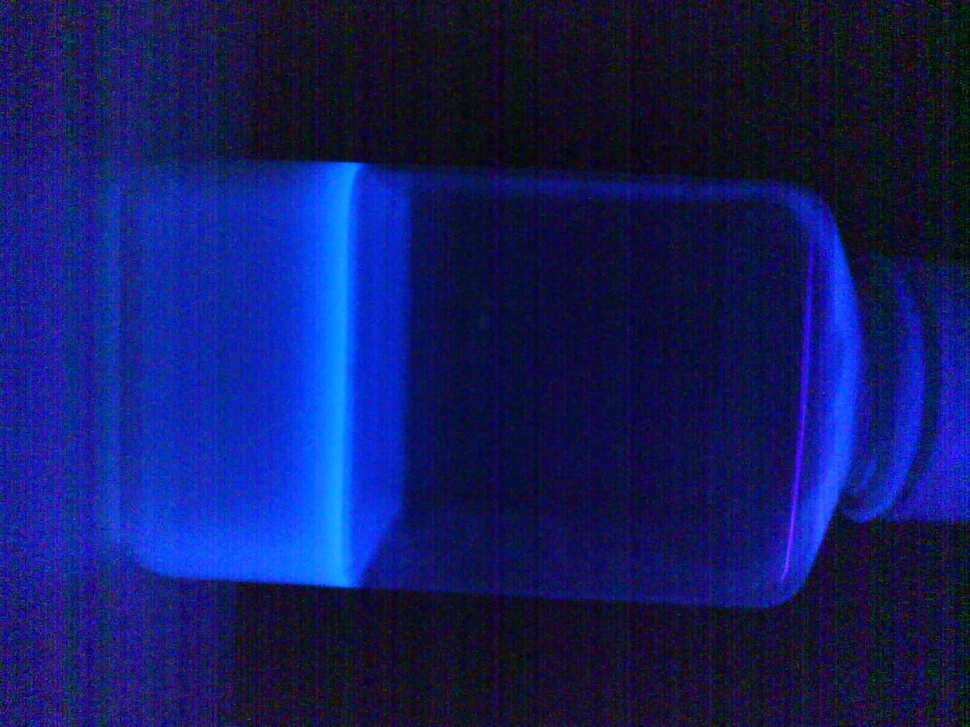
%> input picture MATLAB/Enterolert/Photo20250606161858.jpg, 970 x 727 px, shrunk from 1600 x 1200 before the run
$ octave --eval "SimpleColorDetectionByHue;"   (GNU Octave 9; MATLAB toolbox functions it lacks are replaced by stand-ins)
%> lines starting %> are read from the running program, lines starting %| are printed output that depends on the picture
% Load the image

%img = imread("Pics/Blue_pen.jpg");

% Demo macro to very, very simple color detection in
% HSV (Hue, Saturation, Value) color space.
% Requires the Image Processing Toolbox.  Developed under MATLAB R2014a.
%
function SimpleColorDetectionByHue()
clc;	% Clear command window.
clear;	% Delete all variables.
close all;	% Close all figure windows except those created by imtool.
imtool close all;	% Close all figure windows created by imtool.
workspace;	% Make sure the workspace panel is showing.

% Change the current folder to the folder of this m-file.
% (The "cd" line of code below is from Brett Shoelson of The Mathworks.)
if(~isdeployed)
	cd(fileparts(which(mfilename))); % From Brett
end

ver % Display user's toolboxes in their command window.

% Introduce the demo, and ask user if they want to continue or exit.
message = sprintf('This demo will illustrate very simple color detection\nin HSV color space.\nIt requires the Image Processing Toolbox.\nDo you wish to continue?');
reply = questdlg(message, 'Run Demo?', 'OK','Cancel', 'OK');
%> the answer given: OK
if strcmpi(reply, 'Cancel')
	% User canceled so exit.
	return;
end

try
	% Check that user has the Image Processing Toolbox installed.
	hasIPT = license('test', 'image_toolbox');
	if ~hasIPT
		% User does not have the toolbox installed.
		message = sprintf('Sorry, but you do not seem to have the Image Processing Toolbox.\nDo you want to try to continue anyway?');
		reply = questdlg(message, 'Toolbox missing', 'Yes', 'No', 'Yes');
%> the answer given: Yes
		if strcmpi(reply, 'No')
			% User said No, so exit.
			return;
		end
	end

	% Continue with the demo.  Do some initialization stuff.
	close all;
	fontSize = 16;
	figure;
	% Maximize the figure.
	set(gcf, 'units','normalized','outerposition',[0 0 1 1]);

	% Change the current folder to the folder of this m-file.
	% (The line of code below is from Brett Shoelson of The Mathworks.)
	if(~isdeployed)
		cd(fileparts(which(mfilename)));
	end

	% They want to pick their own.
	% Change default directory to the one containing the standard demo images for the MATLAB Image Processing Toolbox.
	originalFolder = pwd;
	folder = pwd;
	if ~exist(folder, 'dir')
		folder = pwd;
	end
	cd(folder);
	% Browse for the image file.
	[baseFileName, folder] = uigetfile('*.jpg', 'Specify an image file');
%> the answer given: Enterolert/Photo20250606161858.jpg
	fullImageFileName = fullfile(folder, baseFileName);
	% Set current folder back to the original one.
	cd(originalFolder);
	selectedImage = 'My own image'; % Need for the if threshold selection statement later.

	% Check to see that the image exists.  (Mainly to check on the demo images.)
	if ~exist(fullImageFileName, 'file')
		message = sprintf('This file does not exist:\n%s', fullImageFileName);
		uiwait(msgbox(message));
		return;
	end

	% Read in image into an array.
	[rgbImage, storedColorMap] = imread(fullImageFileName);
%> rgbImage is the input picture: size 727x970x3 uint8; mean R, G, B 18, 27, 98
%> storedColorMap = []
	[rows, columns, numberOfColorBands] = size(rgbImage);
%> rows = 727; columns = 970; numberOfColorBands = 3
	% If it's monochrome (indexed), convert it to color.
	% Check to see if it's an 8-bit image needed later for scaling).
	if strcmpi(class(rgbImage), 'uint8')
		% Flag for 256 gray levels.
		eightBit = true;
	else
		eightBit = false;
	end
	if numberOfColorBands == 1
		if isempty(storedColorMap)
			% Just a simple gray level image, not indexed with a stored color map.
			% Create a 3D true color image where we copy the monochrome image into all 3 (R, G, & B) color planes.
			rgbImage = cat(3, rgbImage, rgbImage, rgbImage);
		else
			% It's an indexed image.
			rgbImage = ind2rgb(rgbImage, storedColorMap);
			% ind2rgb() will convert it to double and normalize it to the range 0-1.
			% Convert back to uint8 in the range 0-255, if needed.
			if eightBit
				rgbImage = uint8(255 * rgbImage);
			end
		end
	end

	% Display the original image.
	subplot(3, 4, 1);
	hRGB = imshow(rgbImage);
	% Set up an infor panel so you can mouse around and inspect the value values.
	hrgbPI = impixelinfo(hRGB);
	set(hrgbPI, 'Units', 'Normalized', 'Position',[.15 .69 .15 .02]);
	drawnow; % Make it display immediately.
	if numberOfColorBands > 1
		title('Original Color Image', 'FontSize', fontSize);
	else
		caption = sprintf('Original Indexed Image\n(converted to true color with its stored colormap)');
		title(caption, 'FontSize', fontSize);
	end

	% Convert RGB image to HSV
	hsvImage = rgb2hsv(rgbImage);
%> hsvImage: size 727x970x3 double; mean H, S, V 0.649, 0.789, 0.386
	% Extract out the H, S, and V images individually
	hImage = hsvImage(:,:,1);
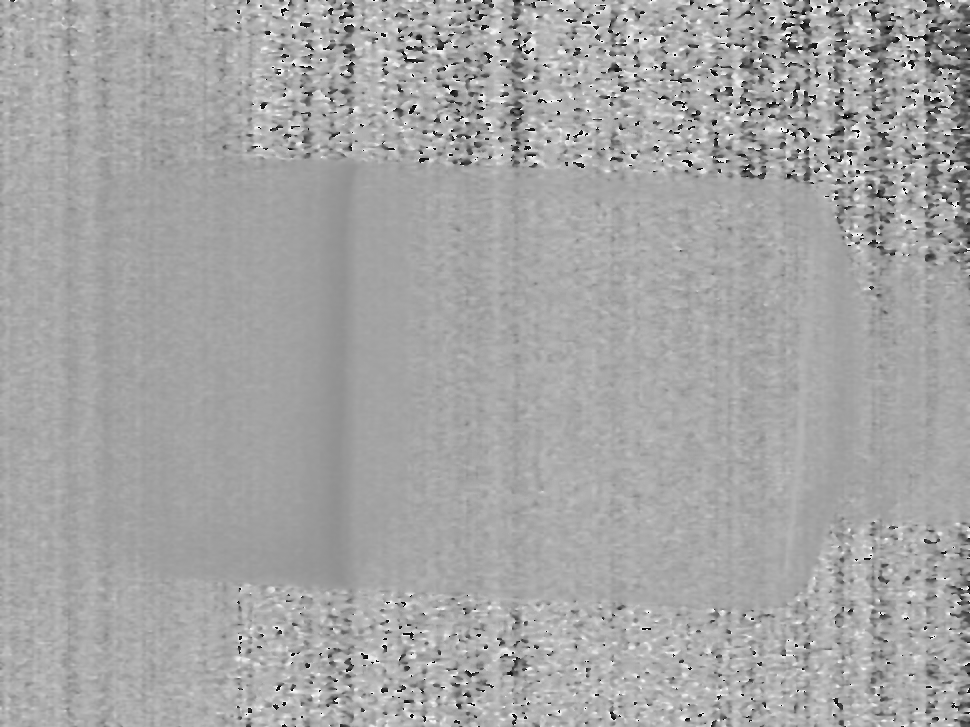
%> hImage: size 727x970 double; min 0, max 0.996, mean 0.649
	sImage = hsvImage(:,:,2);
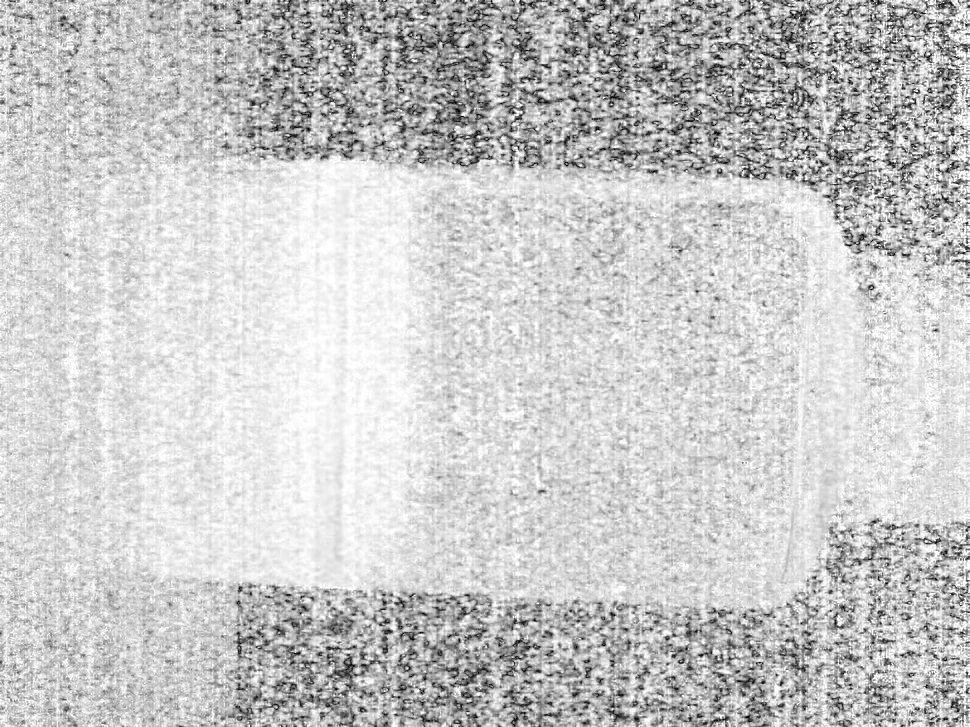
%> sImage: size 727x970 double; min 0, max 1, mean 0.789
	vImage = hsvImage(:,:,3);
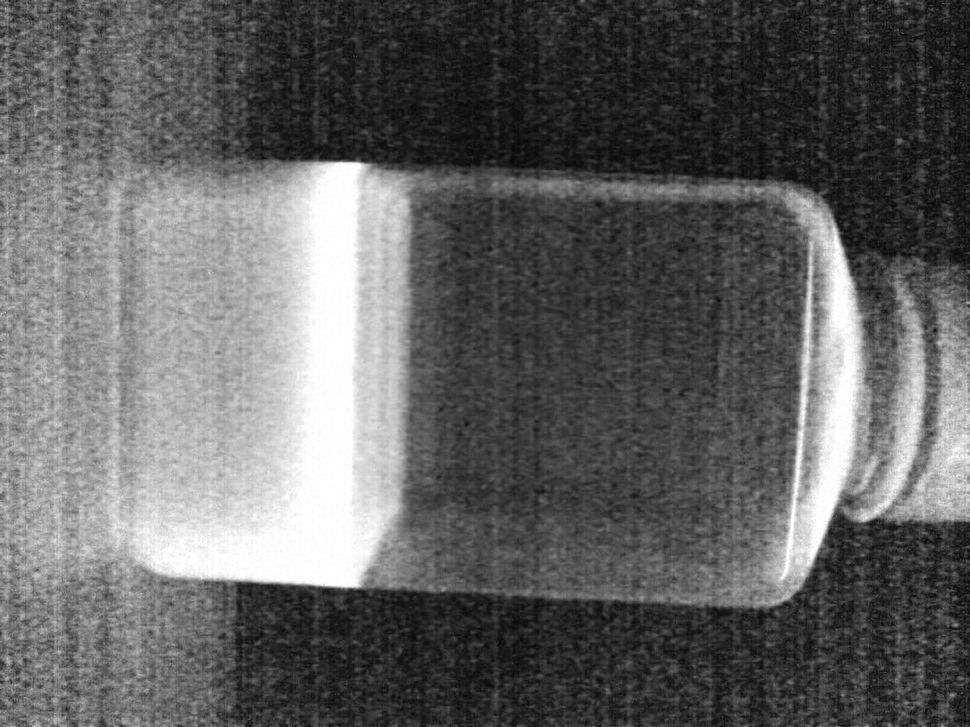
%> vImage: size 727x970 double; min 0.0157, max 1, mean 0.386

	% Display the hue image.
	subplot(3, 4, 2);
	h1 = imshow(hImage);
	title('Hue Image', 'FontSize', fontSize);
	% Set up an infor panel so you can mouse around and inspect the hue values.
	hHuePI = impixelinfo(h1);
	set(hHuePI, 'Units', 'Normalized', 'Position',[.34 .69 .15 .02]);

	% Display the saturation image.
	h2 = subplot(3, 4, 3);
	imshow(sImage);
	title('Saturation Image', 'FontSize', fontSize);
	% Set up an infor panel so you can mouse around and inspect the saturation values.
	hSatPI = impixelinfo(h2);
	set(hSatPI, 'Units', 'Normalized', 'Position',[.54 .69 .15 .02]);

	% Display the value image.
	h3 = subplot(3, 4, 4);
	imshow(vImage);
	title('Value Image', 'FontSize', fontSize);
	% Set up an infor panel so you can mouse around and inspect the value values.
	hValuePI = impixelinfo(h3);
	set(hValuePI, 'Units', 'Normalized', 'Position',[.75 .69 .15 .02]);

	message = sprintf('These are the individual HSV color bands.\nNow we will compute the image histograms.');
	reply = questdlg(message, 'Continue with Demo?', 'OK','Cancel', 'OK');
%> the answer given: OK
	if strcmpi(reply, 'Cancel')
		% User canceled so exit.
		return;
	end

	% Compute and plot the histogram of the "hue" band.
	hHuePlot = subplot(3, 4, 6);
	[hueCounts, hueBinValues] = imhist(hImage);
%> hueCounts = 256 values, max 37992 at index 165, min 0 at index 43, mean 2754.6; hueBinValues = 256 values from 0 to 1
	maxHueBinValue = find(hueCounts > 0, 1, 'last');
%> maxHueBinValue = 255
	maxCountHue = max(hueCounts);
%> maxCountHue = 37992
	% Display with area() rather than bar, due to bug in bar().  The bug, and workaround of using area(), are discussed in
	% http://www.mathworks.com/matlabcentral/answers/103538-why-does-a-bar-subplot-change-when-i-create-another-bar-subplot-on-the-same-figure-in-matlab-8-0-r
	% Supposedly it's been fixed in R2014b.
% 	bar(hueBinValues, hueCounts, 'r');
	area(hueBinValues, hueCounts, 'FaceColor', 'r');
	grid on;
	xlabel('Hue Value');
	ylabel('Pixel Count');
	title('Histogram of Hue Image', 'FontSize', fontSize);

	% Compute and plot the histogram of the "saturation" band.
	hSaturationPlot = subplot(3, 4, 7);
	[saturationCounts, saturationBinValues] = imhist(sImage);
%> saturationCounts = 256 values, max 13707 at index 256, min 0 at index 2, mean 2754.6; saturationBinValues = 256 values from 0 to 1
	maxSaturationBinValue = find(saturationCounts > 0, 1, 'last');
%> maxSaturationBinValue = 256
	maxCountSaturation = max(saturationCounts);
%> maxCountSaturation = 13707
% 	bar(saturationBinValues, saturationCounts, 'g', 'BarWidth', 0.95);
	area(saturationBinValues, saturationCounts, 'FaceColor', 'g');
	grid on;
	xlabel('Saturation Value');
	ylabel('Pixel Count');
	title('Histogram of Saturation Image', 'FontSize', fontSize);

	% Compute and plot the histogram of the "value" band.
	hValuePlot = subplot(3, 4, 8);
	[valueCounts, valueBinValues] = imhist(vImage);
%> valueCounts = 256 values, max 14639 at index 256, min 0 at index 1, mean 2754.6; valueBinValues = 256 values from 0 to 1
	maxValueBinValue = find(valueCounts > 0, 1, 'last');
%> maxValueBinValue = 256
	maxCountValue = max(valueCounts);
%> maxCountValue = 14639
% 	bar(valueBinValues, valueCounts, 'b');
	area(valueBinValues, valueCounts, 'FaceColor', 'b');
	grid on;
	xlabel('Value Value');
	ylabel('Pixel Count');
	title('Histogram of Value Image', 'FontSize', fontSize);

	% Set all axes to be the same width and height.
	% This makes it easier to compare them.
	maxCount = max([maxCountHue,  maxCountSaturation, maxCountValue]);
%> maxCount = 37992
%> `SimpleColorDetectionByHue;`:
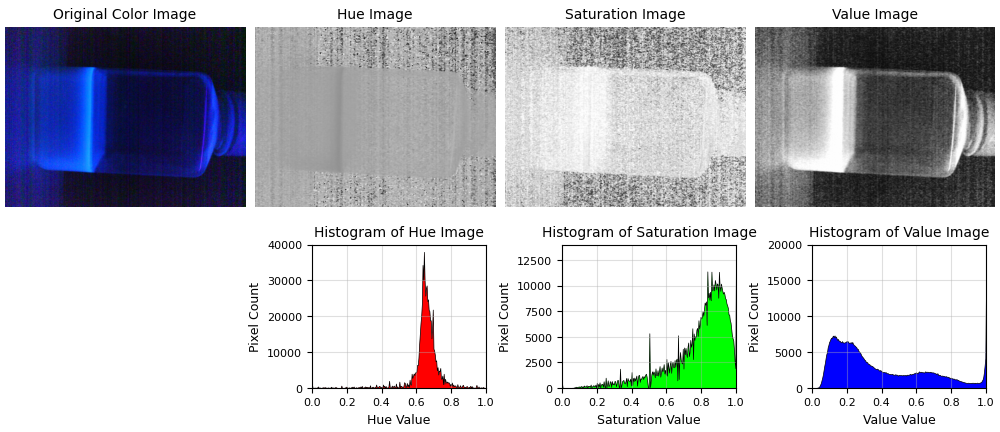
%> figure redrawn from the program's plot data, 7 panels
	axis([hHuePlot hSaturationPlot hValuePlot], [0 1 0 maxCount]);

	% Plot all 3 histograms in one plot.
	subplot(3, 4, 5);
	plot(hueBinValues, hueCounts, 'r', 'LineWidth', 2);
	grid on;
	xlabel('Values');
	ylabel('Pixel Count');
	hold on;
	plot(saturationBinValues, saturationCounts, 'g', 'LineWidth', 2);
	plot(valueBinValues, valueCounts, 'b', 'LineWidth', 2);
	title('Histogram of All Bands', 'FontSize', fontSize);
	maxGrayLevel = max([maxHueBinValue, maxSaturationBinValue, maxValueBinValue]);
	% Make x-axis to just the max gray level on the bright end.
	xlim([0 1]);

	% Now select thresholds for the 3 color bands.
	message = sprintf('Now we will select some color threshold ranges\nand display them over the histograms.');
	reply = questdlg(message, 'Continue with Demo?', 'OK','Cancel', 'OK');
	if strcmpi(reply, 'Cancel')
		% User canceled so exit.
		return;
	end

	% Assign the low and high thresholds for each color band.
	% Take a guess at the values that might work for the user's image.
	hueThresholdLow = 0.7; %0.1;
	hueThresholdHigh = 1; %0.7;
	saturationThresholdLow = 0.2;
	saturationThresholdHigh = 1.0;
	valueThresholdLow = 0;
	valueThresholdHigh = 1.0;
% [19 lines of commented-out code are left out]
	PlaceThresholdBars(6, hueThresholdLow, hueThresholdHigh);
	PlaceThresholdBars(7, saturationThresholdLow, saturationThresholdHigh);
	PlaceThresholdBars(8, valueThresholdLow, valueThresholdHigh);

	message = sprintf('Next we will apply each color band threshold range to its respective color band.');
	reply = questdlg(message, 'Continue with Demo?', 'OK','Cancel', 'OK');
	if strcmpi(reply, 'Cancel')
		% User canceled so exit.
		return;
	end

	% Now apply each color band's particular thresholds to the color band
	hueMask = (hImage <= hueThresholdLow) | (hImage >= hueThresholdHigh);
	saturationMask = (sImage >= saturationThresholdLow) & (sImage <= saturationThresholdHigh);
	valueMask = (vImage >= valueThresholdLow) & (vImage <= valueThresholdHigh);

	% Display the thresholded binary images.
	fontSize = 16;
	subplot(3, 4, 10);
	imshow(hueMask, []);
	title('=   Hue Mask', 'FontSize', fontSize);
	subplot(3, 4, 11);
	imshow(saturationMask, []);
	title('&   Saturation Mask', 'FontSize', fontSize);
	subplot(3, 4, 12);
	imshow(valueMask, []);
	title('&   Value Mask', 'FontSize', fontSize);
	% Combine the masks to find where all 3 are "true."
	% Then we will have the mask of only the red parts of the image.
	coloredObjectsMask = uint8(hueMask & saturationMask & valueMask);
	subplot(3, 4, 9);
	imshow(coloredObjectsMask, []);
	caption = sprintf('Mask of Only Regions\nof The Specified Color');
	title(caption, 'FontSize', fontSize);

	% Tell user that we're going to filter out small objects.
	smallestAcceptableArea = 100; % Keep areas only if they're bigger than this.
	message = sprintf('Note the small regions in the image in the lower left.\nNext we will eliminate regions smaller than %d pixels.', smallestAcceptableArea);
	reply = questdlg(message, 'Continue with Demo?', 'OK','Cancel', 'OK');
	if strcmpi(reply, 'Cancel')
		% User canceled so exit.
		return;
	end

	% Open up a new figure, since the existing one is full.
	figure;
	% Maximize the figure.
	set(gcf, 'units','normalized','outerposition',[0 0 1 1]);

	% Get rid of small objects.  Note: bwareaopen returns a logical.
	coloredObjectsMask = uint8(bwareaopen(coloredObjectsMask, smallestAcceptableArea));
	subplot(3, 3, 1);
	imshow(coloredObjectsMask, []);
	fontSize = 13;
	caption = sprintf('bwareaopen() removed objects\nsmaller than %d pixels', smallestAcceptableArea);
	title(caption, 'FontSize', fontSize);

	% Smooth the border using a morphological closing operation, imclose().
	structuringElement = strel('disk', 4);
	coloredObjectsMask = imclose(coloredObjectsMask, structuringElement);
	subplot(3, 3, 2);
	imshow(coloredObjectsMask, []);
	fontSize = 16;
	title('Border smoothed', 'FontSize', fontSize);

	% Fill in any holes in the regions, since they are most likely red also.
	coloredObjectsMask = imfill(logical(coloredObjectsMask), 'holes');
	subplot(3, 3, 3);
	imshow(coloredObjectsMask, []);
	title('Regions Filled', 'FontSize', fontSize);

	message = sprintf('This is the filled, size-filtered mask.\nNext we will apply this mask to the original RGB image.');
	reply = questdlg(message, 'Continue with Demo?', 'OK','Cancel', 'OK');
	if strcmpi(reply, 'Cancel')
		% User canceled so exit.
		return;
	end

	% You can only multiply integers if they are of the same type.
	% (coloredObjectsMask is a logical array.)
	% We need to convert the type of coloredObjectsMask to the same data type as hImage.
	coloredObjectsMask = cast(coloredObjectsMask, 'like', rgbImage);
% 	coloredObjectsMask = cast(coloredObjectsMask, class(rgbImage));

	% Use the colored object mask to mask out the colored-only portions of the rgb image.
	maskedImageR = coloredObjectsMask .* rgbImage(:,:,1);
	maskedImageG = coloredObjectsMask .* rgbImage(:,:,2);
	maskedImageB = coloredObjectsMask .* rgbImage(:,:,3);
	% Show the masked off red image.
	subplot(3, 3, 4);
	imshow(maskedImageR);
	title('Masked Red Image', 'FontSize', fontSize);
	% Show the masked off saturation image.
	subplot(3, 3, 5);
	imshow(maskedImageG);
	title('Masked Green Image', 'FontSize', fontSize);
	% Show the masked off value image.
	subplot(3, 3, 6);
	imshow(maskedImageB);
	title('Masked Blue Image', 'FontSize', fontSize);
	% Concatenate the masked color bands to form the rgb image.
	maskedRGBImage = cat(3, maskedImageR, maskedImageG, maskedImageB);
	% Show the masked off, original image.
	subplot(3, 3, 8);
	imshow(maskedRGBImage);
	fontSize = 13;
	caption = sprintf('Masked Original Image\nShowing Regions of Only the Specified Color');
	title(caption, 'FontSize', fontSize);
	% Show the original image next to it.
	subplot(3, 3, 7);
	imshow(rgbImage);
	title('The Original Image (Again)', 'FontSize', fontSize);

	% Measure the mean HSV and area of all the detected blobs.
	[meanHSV, areas, numberOfBlobs] = MeasureBlobs(coloredObjectsMask, hImage, sImage, vImage);
	if numberOfBlobs > 0
		fprintf(1, '\n----------------------------------------------\n');
		fprintf(1, 'Blob #, Area in Pixels, Mean H, Mean S, Mean V\n');
		fprintf(1, '----------------------------------------------\n');
		for blobNumber = 1 : numberOfBlobs
			fprintf(1, '#%5d, %14d, %6.2f, %6.2f, %6.2f\n', blobNumber, areas(blobNumber), ...
				meanHSV(blobNumber, 1), meanHSV(blobNumber, 2), meanHSV(blobNumber, 3));
		end
	else
		% Alert user that no colored blobs were found.
		message = sprintf('No blobs of the specified color were found in the image:\n%s', fullImageFileName);
		fprintf(1, '\n%s\n', message);
		uiwait(msgbox(message));
	end

	subplot(3, 3, 9);
	ShowCredits();
	message = sprintf('Done!\n\nThe demo has finished.\n\nLook the MATLAB command window for\nthe area and color measurements of the %d regions.', numberOfBlobs);
	msgbox(message);

catch ME
	errorMessage = sprintf('Error running this m-file:\n%s\n\nThe error message is:\n%s', ...
		mfilename('fullpath'), ME.message);
	errordlg(errorMessage);
end
return; % from SimpleColorDetection()
% ---------- End of main function ---------------------------------


%----------------------------------------------------------------------------
% [31 lines left out: function MeasureBlobs, not called in this run]


%----------------------------------------------------------------------------
% Function to show the low and high threshold bars on the histogram plots.
% [27 lines left out: function PlaceThresholdBars, not called in this run]


%---------------------------------------------------------------------------------------------------------------------------------
% Ask user what color they want for the onions and peppers images and set up pre-defined threshold values.
% [58 lines left out: function SetThresholds, not called in this run]

%---------------------------------------------------------------------------------------------------------------------------------
% Display the MATLAB logo.
% [47 lines left out: function ShowCredits, not called in this run]
